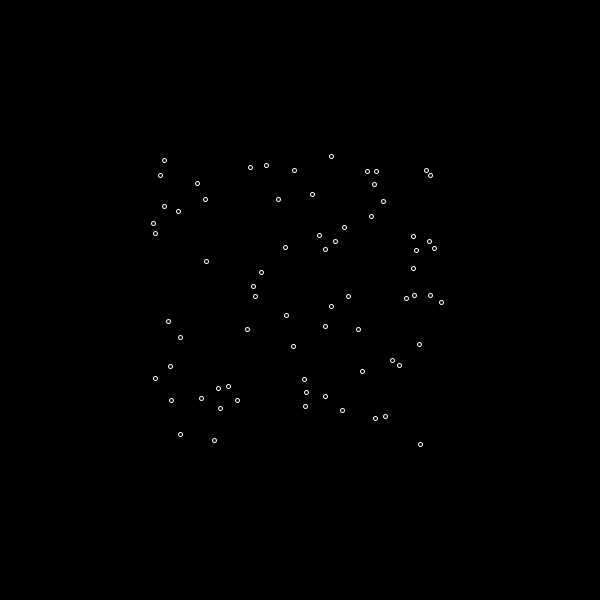
Frame 1 (no input)
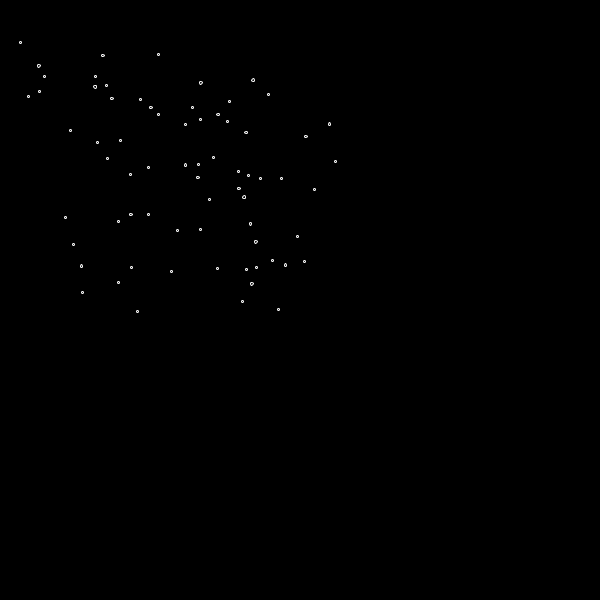
Frame 60 (the mouse pressed at the canvas centre just before this capture)
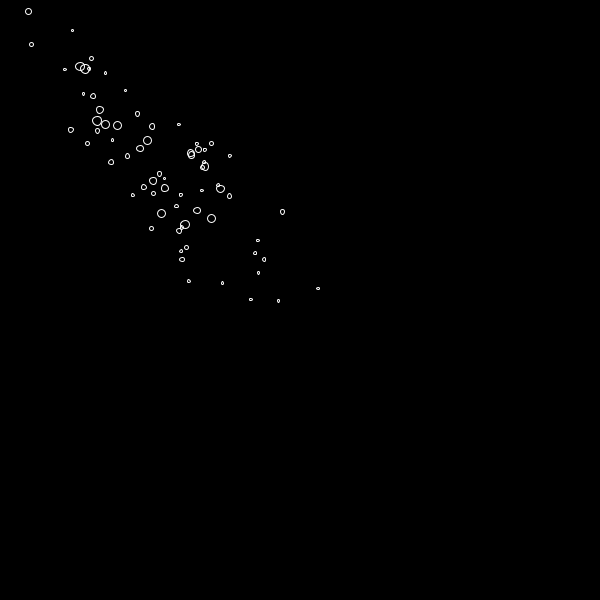
Frame 120 (the mouse held since frame 60 and released just before this capture)

The Processing sketch that drew these frames (run headless with seeded random() and noise(); from frame 60 on, the mouse is pressed at the canvas centre):

// Processing sketch: processing_9298
// ── processing_9298.pde

//
// proximty03
//
// some flocking 
//
// Matthew Conroy -- April 2010
//

PImage canvas1;

int numberOfBalls=70;
int radii=2;

float time=0;
float timeStep=0.02;

Ball[] balls;

Vect2D[] vels;
Vect2D[] accels;

int[] closest = new int[numberOfBalls];

void setup (){
   size(600, 600);
   canvas1 = createImage(600,600,RGB);
 
   balls = new Ball[numberOfBalls]; vels = new Vect2D[numberOfBalls]; accels = new Vect2D[numberOfBalls];
   
   for(int i=0; i<numberOfBalls; i++) { 
      //balls[i]=new Ball(random(600),random(600),radii);
      float fract=0.25;
      balls[i] = new Ball(random(width*fract,width*(1-fract)),random(height*fract,height*(1-fract)),radii);
      float angle=random(TWO_PI);
      //float vel0=random(0.8,1.2);
       accels[i]=new Vect2D(0.0,0.0);
      float vel0=1.0;
      vels[i]=new Vect2D(vel0*cos(angle),vel0*sin(angle));
     
   }
   
   smooth();
   noStroke(); 
}

void draw(){
  timeStep = 0.0001*(mouseX-width/2);
  time=time+timeStep;
  background(0);
  for (int i=0; i< numberOfBalls; i++){
    balls[i].x += vels[i].vx;
    balls[i].y += vels[i].vy;
    float ff=1.0*i/numberOfBalls;
    noFill();
    stroke(255);
    //fill(255-balls[i].r*4.0,120);
    ellipse(balls[i].x, balls[i].y, balls[i].r*2, balls[i].r*2);
    //checkBoundaryCollision(balls[i], vels[i]);
    
    //line(balls[i].x,balls[i].y,balls[closest[i]].x,balls[closest[i]].y);
    
    //stroke(255,0,0);
    //line(balls[i].x,balls[i].y,balls[i].x+30*vels[i].vx,balls[i].y+30*vels[i].vy);
  }
  
  adjustVelocities9(balls,vels,accels);
  
  //checkObjectCollision(balls, vels);
}

//
//
//
//
//
void adjustVelocities9(Ball[] b, Vect2D[] v, Vect2D[] a) { // make balls head toward/away from nearest neighbor
   float minDist=0,maxDistOverall=0;
   int closestIndex=0;
   for(int i=0; i<numberOfBalls; i++) {
      minDist=10000000;
      closestIndex=0;
      for(int j=0; j<numberOfBalls; j++) {   
         if (i!=j) {
            float z=dist(b[i].x,b[i].y,b[j].x,b[j].y);      
            if (z<minDist) {
               minDist=z;
               closestIndex=j;
               closest[i]=j;
            }
         }
      }
    //vector to nearest neighbor
    float xx=b[closestIndex].x-b[i].x;
    float yy=b[closestIndex].y-b[i].y;
    float mag1 = magnitude(xx,yy);
    xx = 15*xx/mag1;
    yy = 15*yy/mag1;
    
    
    //vector to center
    float xx2 = mouseX-b[i].x;
    float yy2 = mouseY-b[i].y;
    float mag2 = magnitude(xx2,yy2);
    xx2 = 15*xx2/mag2;
    yy2 = 15*yy2/mag2;
    
      
    //a[i].vx=-xx*0.01+xx2*0.01;
    //a[i].vy=-yy*0.01+yy2*0.01;
    
    if ((mag2<10) || (mag1<10)) {
      a[i].vx=-xx*0.01;
      a[i].vy=-yy*0.01;
    }
    else {
      a[i].vx=xx2*0.01;
      a[i].vy=yy2*0.01;
    }
    
    
    v[i].vx += a[i].vx;
    v[i].vy += a[i].vy;
    
    mag2=magnitude(v[i].vx,v[i].vy);
    if (mag2>3.75) {
      v[i].vx = 3.75*v[i].vx/mag2;
     v[i].vy = 3.75*v[i].vy/mag2;
    }
    b[i].r = 5-mag2;
 }
}

float magnitude(float a, float b) {
  return(sqrt(a*a+b*b));
 
}



class Ball{
  float x, y, r, m;

  // default constructor
  Ball() {
  }

  Ball(float x, float y, float r) {
    this.x = x;
    this.y = y;
    this.r = r;
    m = r*.1;
  }
}

class Vect2D{
  float vx, vy;

  // default constructor
  Vect2D() {
  }

  Vect2D(float vx, float vy) {
    this.vx = vx;
    this.vy = vy;
  }
}
